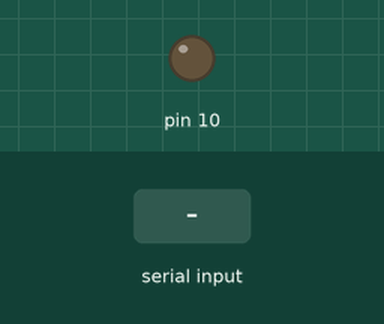
This sketch was run on a simulated Arduino Uno, built with avr-gcc and run on an emulated ATmega328P. Shown: output pins drawn as LEDs (lit = HIGH). The test bench sets the inputs (shaded band).

Above: at 1.2 s.
1.3 s: "R" received over Serial
At 1.7 s:
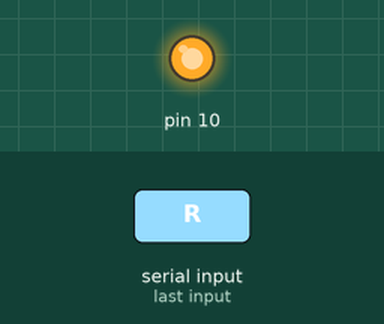
2.8 s: "r" received over Serial
At 4.0 s:
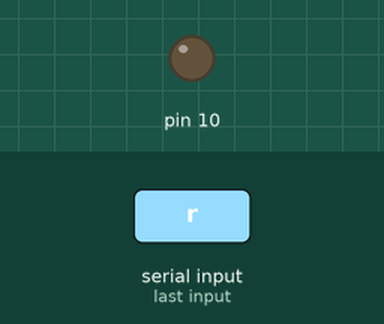
Timing chart, 0 to 5.8 s (numbered marks = the images above; inputs shaded):
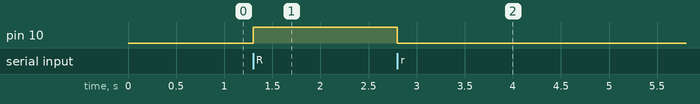

The sketch:

Assignment5_led_R.ino
```cpp
char inChar; // for incoming serial data

void setup() {
  pinMode(10,OUTPUT);
  Serial.begin(9600); // opens serial port, sets data rate to 9600 bps
}

void loop() {
  // send data only when you receive data:
  if (Serial.available()) {
    // read the incoming byte:
    inChar = Serial.read();

    if(inChar == 'R')
      digitalWrite(10,HIGH); //Led on

     if(inChar == 'r')
      digitalWrite(10,LOW); //Led off
  }
}
```

Measured:
- after the input at 1.3 s, pin 10: LOW → HIGH at once
- after the input at 2.8 s, pin 10: HIGH → LOW at once
